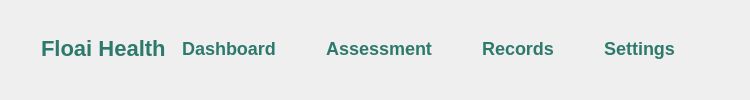
         <widget class="QWidget" name="NavBar" native="true">
          <property name="styleSheet">
           <string notr="true">QWidget#NavBar {
    border-bottom: 1px solid #DDDDDD;
}</string>
          </property>
          <layout class="QHBoxLayout" name="horizontalLayout_2" stretch="0,0,0,0,0,0,0,0,0">
           <property name="spacing">
            <number>0</number>
           </property>
           <property name="leftMargin">
            <number>30</number>
           </property>
           <property name="rightMargin">
            <number>30</number>
           </property>
           <item>
            <widget class="QLabel" name="SystemName">
             <property name="sizePolicy">
              <sizepolicy hsizetype="Minimum" vsizetype="Preferred">
               <horstretch>0</horstretch>
               <verstretch>0</verstretch>
              </sizepolicy>
             </property>
             <property name="styleSheet">
              <string notr="true">QLabel {
    color: #2D7A6C;
    font-weight: bold;
    font-size: 22px;
    
    border: none;
    background-color: transparent;
    
    padding: 5px;
    
 
    border-bottom: 3px solid transparent; 
}</string>
             </property>
             <property name="text">
              <string>Floai Health</string>
             </property>
            </widget>
           </item>
           <item>
            <widget class="QPushButton" name="DashboardButton">
             <property name="sizePolicy">
              <sizepolicy hsizetype="Fixed" vsizetype="Fixed">
               <horstretch>0</horstretch>
               <verstretch>0</verstretch>
              </sizepolicy>
             </property>
             <property name="styleSheet">
              <string notr="true">QPushButton {
    color: #2D7A6C;
    font-weight: bold;
    font-size: 18px;
    
    border: none;
    background-color: transparent;
    
    padding: 5px;
    
    border-bottom: 3px solid transparent; 
}

QPushButton:hover {
    color: #3EBBA5;
}

QPushButton:checked {
    color: #2D7A6C;
    border-bottom: 3px solid #2D7A6C; 
}</string>
             </property>
             <property name="text">
              <string>Dashboard</string>
             </property>
            </widget>
           </item>
           <item>
            <spacer name="NavBarhorizontalSpacer1">
             <property name="orientation">
              <enum>Qt::Horizontal</enum>
             </property>
             <property name="sizeType">
              <enum>QSizePolicy::Fixed</enum>
             </property>
             <property name="sizeHint" stdset="0">
              <size>
               <width>40</width>
               <height>20</height>
              </size>
             </property>
            </spacer>
           </item>
           <item>
            <widget class="QPushButton" name="AssessmentButton">
             <property name="sizePolicy">
              <sizepolicy hsizetype="Fixed" vsizetype="Fixed">
               <horstretch>0</horstretch>
               <verstretch>0</verstretch>
              </sizepolicy>
             </property>
             <property name="styleSheet">
              <string notr="true">QPushButton {
    color: #2D7A6C;
    font-weight: bold;
    font-size: 18px;
    
    border: none;
    background-color: transparent;
    
    padding: 5px;
    
 
    border-bottom: 3px solid transparent; 
}

QPushButton:hover {
    color: #3EBBA5;
}

QPushButton:checked {
    color: #2D7A6C;
    border-bottom: 3px solid #2D7A6C; 
}</string>
             </property>
             <property name="text">
              <string>Assessment</string>
             </property>
            </widget>
           </item>
           <item>
            <spacer name="NavBarhorizontalSpacer2">
             <property name="orientation">
              <enum>Qt::Horizontal</enum>
             </property>
             <property name="sizeType">
              <enum>QSizePolicy::Fixed</enum>
             </property>
             <property name="sizeHint" stdset="0">
              <size>
               <width>40</width>
               <height>20</height>
              </size>
             </property>
            </spacer>
           </item>
           <item>
            <widget class="QPushButton" name="RecordsButton">
             <property name="sizePolicy">
              <sizepolicy hsizetype="Fixed" vsizetype="Fixed">
               <horstretch>0</horstretch>
               <verstretch>0</verstretch>
              </sizepolicy>
             </property>
             <property name="styleSheet">
              <string notr="true">QPushButton {
    color: #2D7A6C;
    font-weight: bold;
    font-size: 18px;
    
    border: none;
    background-color: transparent;
    
    padding: 5px;
    
 
    border-bottom: 3px solid transparent; 
}

QPushButton:hover {
    color: #3EBBA5;
}

QPushButton:checked {
    color: #2D7A6C;
    border-bottom: 3px solid #2D7A6C; 
}</string>
             </property>
             <property name="text">
              <string>Records</string>
             </property>
            </widget>
           </item>
           <item>
            <spacer name="NavBarhorizontalSpacer3">
             <property name="orientation">
              <enum>Qt::Horizontal</enum>
             </property>
             <property name="sizeType">
              <enum>QSizePolicy::Fixed</enum>
             </property>
             <property name="sizeHint" stdset="0">
              <size>
               <width>40</width>
               <height>20</height>
              </size>
             </property>
            </spacer>
           </item>
           <item>
            <widget class="QPushButton" name="SettingsButton">
             <property name="sizePolicy">
              <sizepolicy hsizetype="Fixed" vsizetype="Fixed">
               <horstretch>0</horstretch>
               <verstretch>0</verstretch>
              </sizepolicy>
             </property>
             <property name="styleSheet">
              <string notr="true">QPushButton {
    color: #2D7A6C;
    font-weight: bold;
    font-size: 18px;
    
    border: none;
    background-color: transparent;
    
    padding: 5px;
    
 
    border-bottom: 3px solid transparent; 
}

QPushButton:hover {
    color: #3EBBA5;
}

QPushButton:checked {
    color: #2D7A6C;
    border-bottom: 3px solid #2D7A6C; 
}</string>
             </property>
             <property name="text">
              <string>Settings</string>
             </property>
            </widget>
           </item>
           <item>
            <spacer name="NavBarhorizontalSpacer4">
             <property name="orientation">
              <enum>Qt::Horizontal</enum>
             </property>
             <property name="sizeType">
              <enum>QSizePolicy::Fixed</enum>
             </property>
             <property name="sizeHint" stdset="0">
              <size>
               <width>40</width>
               <height>20</height>
              </size>
             </property>
            </spacer>
           </item>
          </layout>
         </widget>
